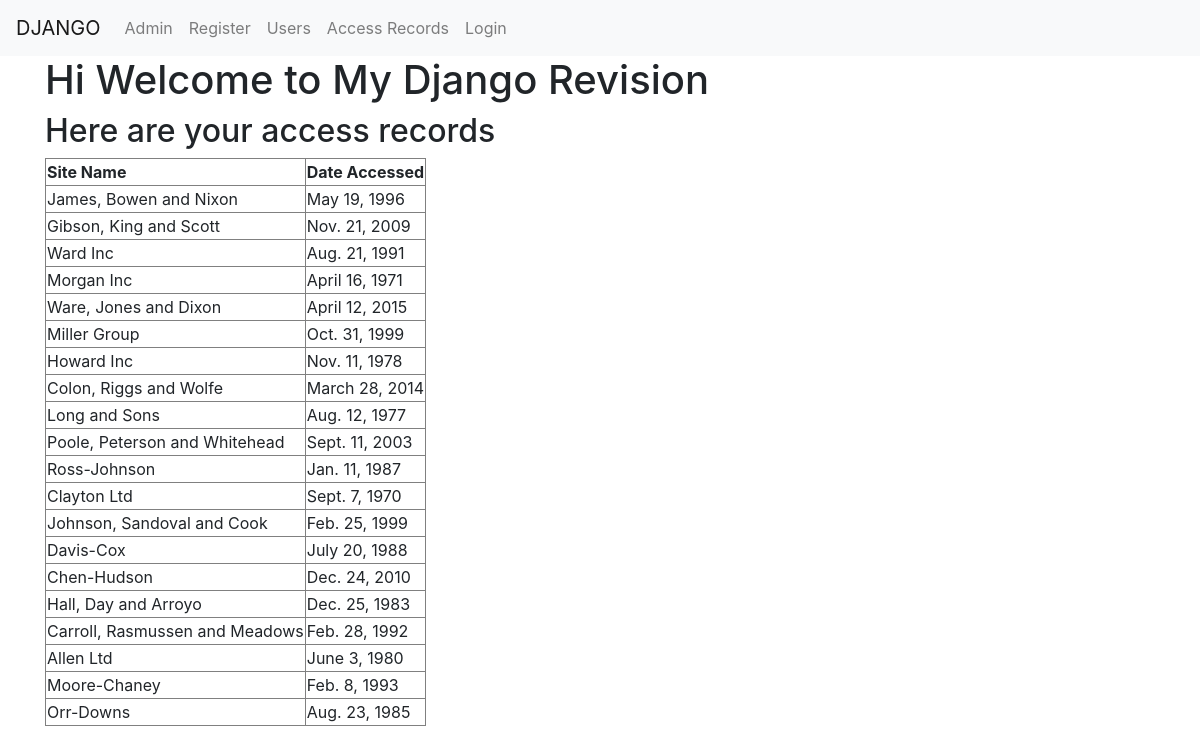
Screenshot of /webapp/accessrecords/ with the database file from the repository.
### webapp/models.py (models this page shows, shortened)
class AccessRecord(models.Model):
    name = models.ForeignKey(Webpage, related_name = 'webpages', on_delete = models.CASCADE)
    date = models.DateField()

class Webpage(models.Model):
    topic = models.ForeignKey(Topic, on_delete = models.CASCADE)
    name = models.CharField(max_length = 264, unique = True)
    url = models.URLField(unique = True)
    def __str__(self):
        return self.name

### webapp/views.py (the view)
class AccRecListView(ListView):
    context_object_name = 'access_records'
    model = AccessRecord
    template_name = 'webapp/access_records.html'

### templates/webapp/access_records.html
{% extends "webapp/base.html" %}
{% block body_block %}
<h1>Hi Welcome to My Django Revision</h1>
<h2>Here are your access records</h2>
<div class="djangtwo">
  {% if access_records %}
  <table border="1px soild black">
    <thead>
      <th>Site Name</th>
      <th>Date Accessed</th>
    </thead>
    {% for acc in access_records %}
    <tr>
      <td>{{ acc.name }}</td>
      <td>{{ acc.date }}</td>
    </tr>
    {% endfor %}
  </table>
  {% else %}
  <p>No access records found!</p>
  {% endif %}
</div>
{% endblock %}

### rows the page displays
AccessRecord: name "James, Bowen and Nixon", date "May 19, 1996"
AccessRecord: name "Gibson, King and Scott", date "Nov. 21, 2009"
AccessRecord: name "Ward Inc", date "Aug. 21, 1991"
AccessRecord: name "Morgan Inc", date "April 16, 1971"
AccessRecord: name "Ware, Jones and Dixon", date "April 12, 2015"
AccessRecord: name "Miller Group", date "Oct. 31, 1999"
AccessRecord: name "Howard Inc", date "Nov. 11, 1978"
AccessRecord: name "Colon, Riggs and Wolfe", date "March 28, 2014"
AccessRecord: name "Long and Sons", date "Aug. 12, 1977"
AccessRecord: name "Poole, Peterson and Whitehead", date "Sept. 11, 2003"
AccessRecord: name "Ross-Johnson", date "Jan. 11, 1987"
AccessRecord: name "Clayton Ltd", date "Sept. 7, 1970"
AccessRecord: name "Johnson, Sandoval and Cook", date "Feb. 25, 1999"
AccessRecord: name "Davis-Cox", date "July 20, 1988"
AccessRecord: name "Chen-Hudson", date "Dec. 24, 2010"
AccessRecord: name "Hall, Day and Arroyo", date "Dec. 25, 1983"
AccessRecord: name "Carroll, Rasmussen and Meadows", date "Feb. 28, 1992"
AccessRecord: name "Allen Ltd", date "June 3, 1980"
AccessRecord: name "Moore-Chaney", date "Feb. 8, 1993"
AccessRecord: name "Orr-Downs", date "Aug. 23, 1985"
